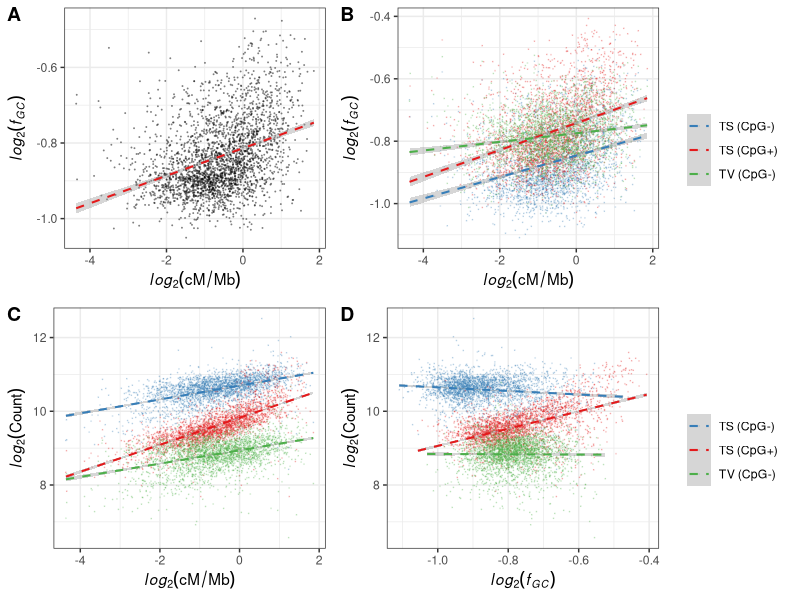

This figure's R source:
library(ggplot2)
library(cowplot)

## load data
data <- read.table("fig1_S11.txt", sep = "\t", header = T)
dataFilt = subset(data, countTV>0&countTS>0&countGC>999&cMmb>0&cMmb<5)

dataTemp <- data.frame(POS = rep(dataFilt$POS, 3),
                       chr = rep(dataFilt$chr, 3),
                       cMmb = rep(dataFilt$cMmb, 3),
                       freq = c(dataFilt$freqTSnoncpg, dataFilt$freqTScpg, dataFilt$freqTVnoncpg),
                       count  = c(dataFilt$countTSnoncpg, dataFilt$countTScpg, dataFilt$countTVnoncpg),
                       mType = c(rep("TS (CpG-)", dim(dataFilt)[1]), rep("TS (CpG+)", dim(dataFilt)[1]), rep("TV (CpG-)", dim(dataFilt)[1])))

## plots
f1a <- ggplot(dataFilt, aes(x=log2(cMmb), y=log2(freqGC)))  + geom_point(size=0.005, shape=21, alpha=0.5) + 
  geom_smooth(method="lm", lty =2, lwd=0.7,col="#e41a1c") +theme_bw() +
  xlab(expression(italic(log[2])(cM/Mb))) + ylab(expression(italic(log[2])(italic(f[GC]))))

f1b <- ggplot(dataTemp, aes(x=log2(cMmb), y=log2(freq),colour = mType))  + geom_point(size=0.005,alpha=0.2) + 
  geom_smooth(method="lm", lty =2, lwd=0.7) +theme_bw() + theme(legend.title = element_blank())+
  xlab(expression(italic(log[2])(cM/Mb))) + ylab(expression(italic(log[2])(italic(f[GC])))) +
  scale_color_manual(values = c("#377eb8", "#e41a1c", "#4daf4a"))

legf1b <- get_legend(f1b)
f1b <- f1b + theme(legend.position = "none")

f1c <- ggplot(dataTemp, aes(x=log2(cMmb), y=log2(count),colour = mType,))  + geom_point(size=0.005,alpha=0.2) + 
  geom_smooth(method="lm", lty =2, lwd=0.7) +theme_bw() + theme(legend.position = "none")+
  xlab(expression(italic(log[2])(cM/Mb))) + ylab(expression(italic(log[2])(Count))) +
  scale_color_manual(values = c("#377eb8", "#e41a1c", "#4daf4a"))

f1d <- ggplot(dataTemp, aes(x=log2(freq), y=log2(count),colour = mType,))  + geom_point(size=0.005,alpha=0.2) + 
  geom_smooth(method="lm", lty =2, lwd=0.7) +theme_bw() + theme(legend.title = element_blank())+
  xlab(expression(italic(log[2])(italic(f[GC])))) + ylab(expression(italic(log[2])(Count))) +
  scale_color_manual(values = c("#377eb8", "#e41a1c", "#4daf4a"))

legf1d <- get_legend(f1d)
f1d <- f1d + theme(legend.position = "none")

tt <- plot_grid(f1a,f1b,legf1b,f1c,f1d,legf1d, ncol = 3, align="bt", rel_widths = c(2,2,0.8), labels = c("A", "B", "", "C", "D", ""))
ggsave("fig1.pdf", tt, width=18.5, height=12, units = "cm")
